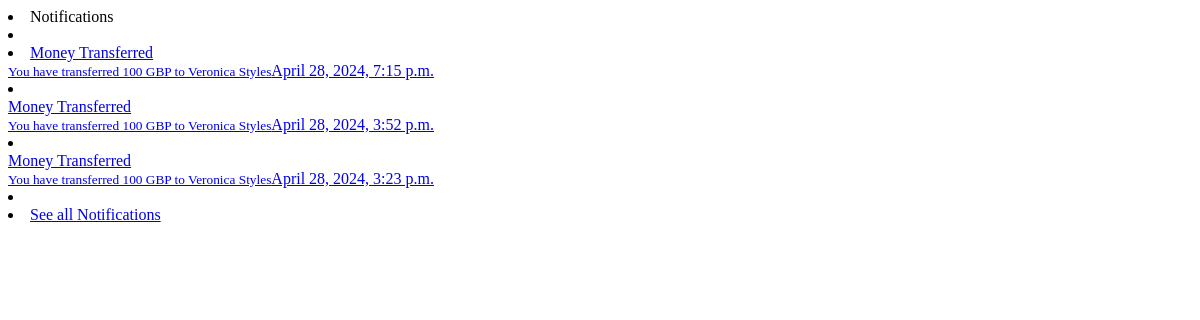
Before: /webapps2024/notification/htmx/get-notification (signed in) with the older database file.
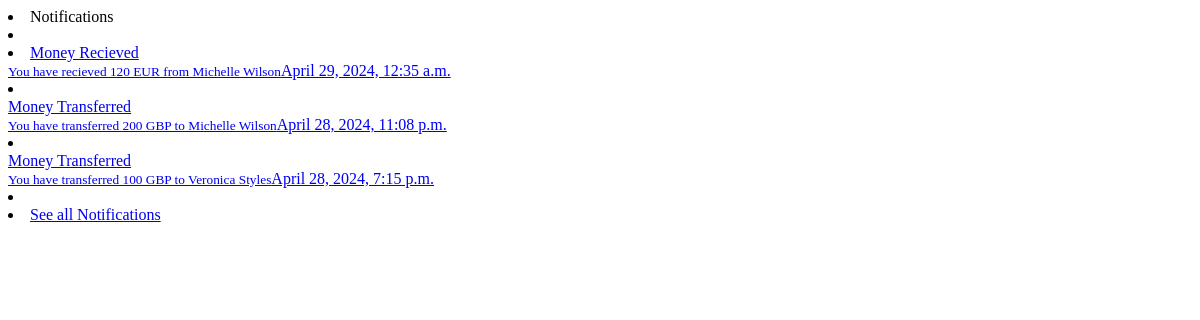
After: the same page with the newer database file.
### notificationapp/models.py (models this page shows, shortened)
class Notification(models.Model):
    nid = models.CharField(max_length=255)
    user = models.ForeignKey(User, on_delete=models.CASCADE, related_name='notification_user')
    type = models.CharField(max_length=10, choices=NotificationType.choices, default=NotificationType.INFO)
    datetime = models.DateTimeField(auto_now_add=False)
    seen = models.BooleanField(default=False)
    message = models.TextField(default="")
    title = models.TextField(default="")
    notification_count = models.IntegerField(default=0)

### notificationapp/views.py (the view)
# urls.py: path('htmx/get-notification', views.get_notifications, name='get-notifications')
@login_required(login_url='login')
def get_notifications(request):
    user = request.user
    notifications = get_user_notifications(user.id, limit=3)
    context = {
        'notifications': notifications.all(),
    }
    return render(request, 'notificationapp/layout/notification-list.html', context)

### notificationapp/context_processors.py (called while the page is built)
def get_notifications(request):
    notification_count = None
    if request.user.is_authenticated:
        user = request.user
        notification_count = Notification.objects.filter(user=user, seen=False).count()
        return {'notification_count': notification_count}
    else:
        return{'notification_count': notification_count}

### notificationapp/core/notifications.py (called while the page is built)
def get_user_notifications(userid: int, limit=100):
    limit = limit or 100
    notifications = Notification.objects.filter(
        Q(user_id__exact=userid)
    ).order_by('-datetime')[:limit]
    return notifications.all()

### payapp/context_processors.py (called while the page is built)
def get_profile_picture(request):
    if request.user.is_authenticated:
        user_profile = UserProfile.objects.get(user=request.user)
        return {'user_profile': user_profile}
    else:
        return {'user_profile': None}

### templates/notificationapp/layout/notification-list.html
<li class="text-center text-3 py-2">Notifications</li>
<li class="dropdown-divider mx-n3"></li>
<li>
    {% for notif in notifications %}
    {% include '../modal/notification-item.html' with notification=notif %}
</li>
<li class="dropdown-divider mx-n3"></li>
{% endfor %}
<li><a class="dropdown-item text-center text-primary px-0" href="{% url 'notification' %}">See all Notifications</a></li>

### templates/notificationapp/modal/notification-item.html (shortened to what this page needs)
<a  href="{% if notification.type == 'MONREQ' %}{% url 'transfer-requests' %}{% else %}{% url 'transaction' %}{% endif %}">
    {{notification.title}}<br>
        <small class="text-muted">{{notification.message}}</small><span class="text-1 text-muted d-block">{{ notification.datetime }}</span>
</a>

Changed rows visible on the page:
no longer on this page (row edited): Notification: title "Money Transferred", message "You have transferred 100 GBP to Veronica Styles", datetime "April 28, 2024, 3:52 p.m."
no longer on this page (row edited): Notification: title "Money Transferred", message "You have transferred 100 GBP to Veronica Styles", datetime "April 28, 2024, 3:23 p.m."
added Notification: title "Money Recieved", message "You have recieved 120 EUR from Michelle Wilson", datetime "April 29, 2024, 12:35 a.m."
added Notification: title "Money Transferred", message "You have transferred 200 GBP to Michelle Wilson", datetime "April 28, 2024, 11:08 p.m."
